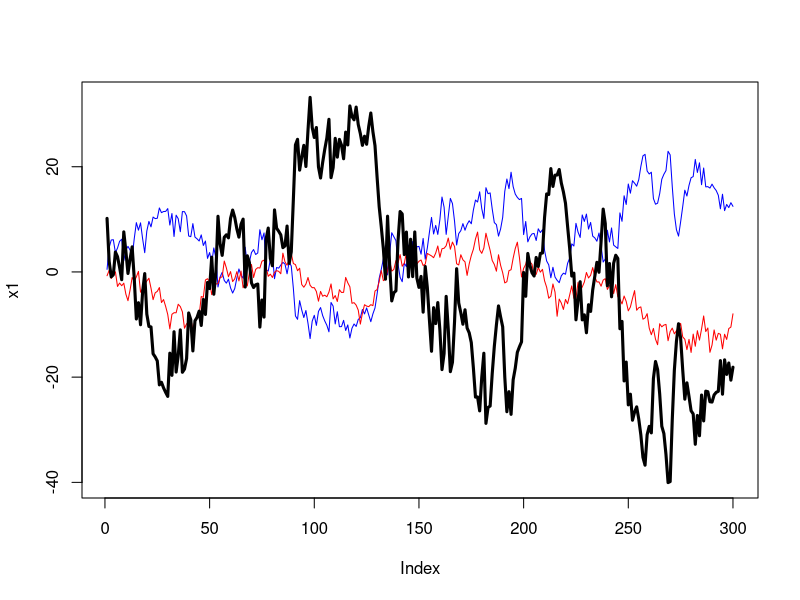

The R script that drew this image: (Note: this script raises an error after producing the figure.)
rstudioapi::getActiveDocumentContext()$path |> dirname() |> setwd()

#################
## Generate some data
#################
n_tot <- 300;
x1 <- cumsum(rnorm(n_tot, 0,2)) + rnorm(n_tot, 0,1)
x2 <- cumsum(rnorm(n_tot, 0,1)) + rnorm(n_tot, 0,1)
x_mat <- cbind(x1,x2)

slope_start <- 0; sig_eta <- 0.1; sig_slope <- 1e-15; sig_alpha <- 1; beta <- c(-2, 0);
a1 <- rnorm(1,10, 1); alpha_vec <- c(a1); slope_vec <- c(slope_start); y_vec <- c(alpha_vec + rnorm(1,0,sig_eta) + (x_mat %*% beta)[1])
for (i in 2:n_tot){
  alpha_vec <- append(alpha_vec, alpha_vec[i-1] + slope_vec[i-1] + rnorm(1,0,sqrt(sig_alpha)));
  slope_vec <- append(slope_vec, slope_vec[i-1] + rnorm(1,0,sqrt(sig_slope)))
  y_vec <- append(y_vec, alpha_vec[i] + (x_mat %*% beta)[i] + rnorm(1,0,sqrt(sig_eta)))
}

plot(x1, type='l', col='blue', ylim=c(min(x1,x2, y_vec), max(x1,x2, y_vec))); lines(x2, col='red')
lines(y_vec, lwd=3)

slope_start <- 0; sig_slope <- 0.01; sig_obs <- 0.1; sig_mu <- 1; sig_season <- 0.01; beta <- c(-2, 0)

#################
## Working on Utilities
#################



#################
## State Space Models
#################
T_mat <- matrix(0,nrow=2,ncol=2)
diag(T_mat) <- c(1,1)

n_pts <- n_tot
p_1 <- matrix(c(1,0,0,1e-9), nrow=2, byrow = T)
a <- generate_full_state_matricies(c(1, 0), p_1, sig_std = 0.1, eta_std=1, T_mat, c(1), x_mat[,1,drop=FALSE], n_pts = n_pts)

q_star <- a$`p1*` +  a$R %*% a$Q %*% t(a$R)
omega <- a$Z %*% a$T %*% q_star %*% t(a$T) %*% t(a$Z) + a$H
mu <- a$Z %*% a$T %*% a$`a1*`
u <- solve(omega) %*% (y_vec - mu)

alpha_smooth <- a$T %*% a$`a1*` + a$T %*% q_star %*% t(a$T) %*% t(a$Z) %*% u

alpha_smooth |> matrix(ncol=2, byrow=T)
